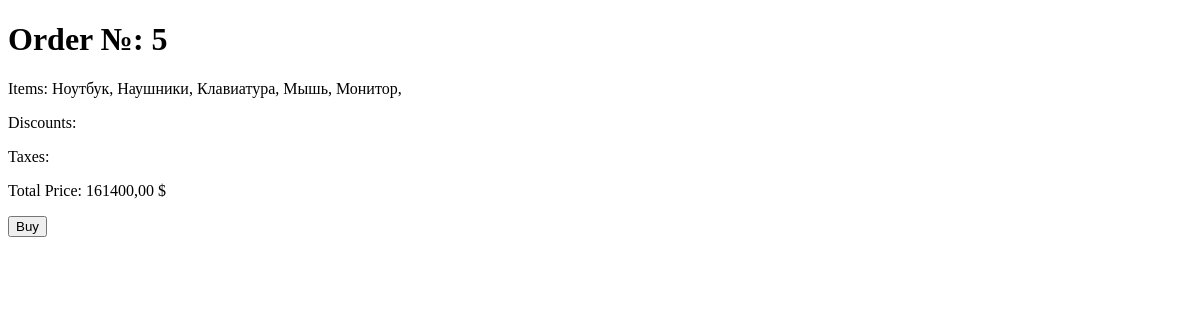
Before: /api/order/5/ with the older database file.
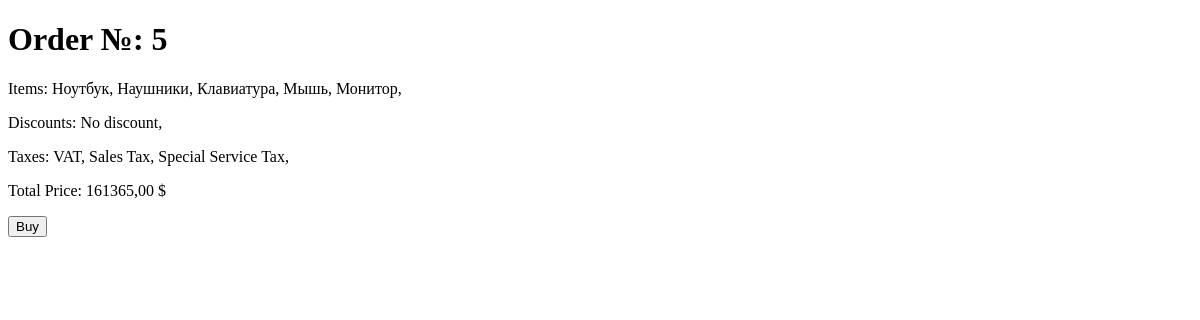
After: the same page with the newer database file.
### API/models.py (models this page shows, shortened)
class Item(models.Model):
    name = models.CharField('Название', max_length=100)
    description = models.TextField('Описание')
    price = models.DecimalField('Цена', max_digits=10, decimal_places=2)
    currency = models.CharField('Валюта', max_length=3, choices=CURRENCY_CHOICES, default=RUSSIAN_RUBLE)
    class Meta:
        verbose_name = 'Товар'
        verbose_name_plural = 'Товары'

class Order(models.Model):
    items = models.ManyToManyField(Item, verbose_name='Товар')
    discount = models.ManyToManyField(Discount, verbose_name='Скидка', blank=True)
    tax = models.ManyToManyField(Tax, verbose_name='Налог', blank=True)
    total = models.DecimalField(
        'Итоговая цена',
        max_digits=10,
        decimal_places=2,
        blank=True,
        null=True,
        editable=False
    )
    currency = models.CharField(
        'Валюта',
        max_length=3,
        choices=CURRENCY_CHOICES,
        blank=True,
        null=True,
        editable=False
    )
    class Meta:
        verbose_name = 'Заказ'
        verbose_name_plural = 'Заказы'

class Discount(models.Model):
    name = models.CharField('Название', max_length=100)
    value = models.DecimalField('Размер скидки', max_digits=5, decimal_places=2)
    class Meta:
        verbose_name = 'Скидка'
        verbose_name_plural = 'Скидки'

class Tax(models.Model):
    name = models.CharField('Название', max_length=100)
    value = models.DecimalField('Ставка', max_digits=5, decimal_places=2)
    class Meta:
        verbose_name = 'Налог'
        verbose_name_plural = 'Налоги'

### API/views.py (the view)
# urls.py: path('order/<int:id>/', order_detail, name='order'),
def order_detail(request, id):
    try:
        order = Order.objects.get(pk=id)
    except Order.DoesNotExist:
        return JsonResponse({'error': 'Order not found'}, status=404)
    context = {
        'order': order,
        'item_names': list(order.discount.values_list('name', flat=True)),
        'discount_names': list(order.discount.values_list('name', flat=True)),
        'tax_names': list(order.tax.values_list('name', flat=True)),
        'stripe_public_key': stripe_public_key,
    }
    return render(request, 'order.html', context)

### templates/order.html (shortened to what this page needs)
<!DOCTYPE html>
<html>
<head>
</head>
<body>
    <h1>Order №: {{ order.id }}</h1>
    <p>Items:
        {% for item in order.items.all %}
            {{ item.name }},
        {% endfor %}
    </p>
    <p>Discounts:
        {% for discount in order.discount.all %}
            {{ discount.name }},
        {% endfor %}
    </p>
    <p>Taxes:
        {% for tax in order.tax.all %}
            {{ tax.name }},
        {% endfor %}
    </p>
    <p>
        {% if order.currency == 'rub' %}
            Total Price: {{ order.total }} &#8381
        {% else %}
            Total Price: {{ order.total }} $
        {% endif %}
    </p>
    <button id="buy-button">Buy</button>
</body>
</html>

Changed rows visible on the page:
changed Order id 5: total "161400,00" → "161365,00"
now on this page (row unchanged): Discount: name "No discount"
now on this page (row unchanged): Tax: name "VAT"
now on this page (row unchanged): Tax: name "Sales Tax"
now on this page (row unchanged): Tax: name "Special Service Tax"
